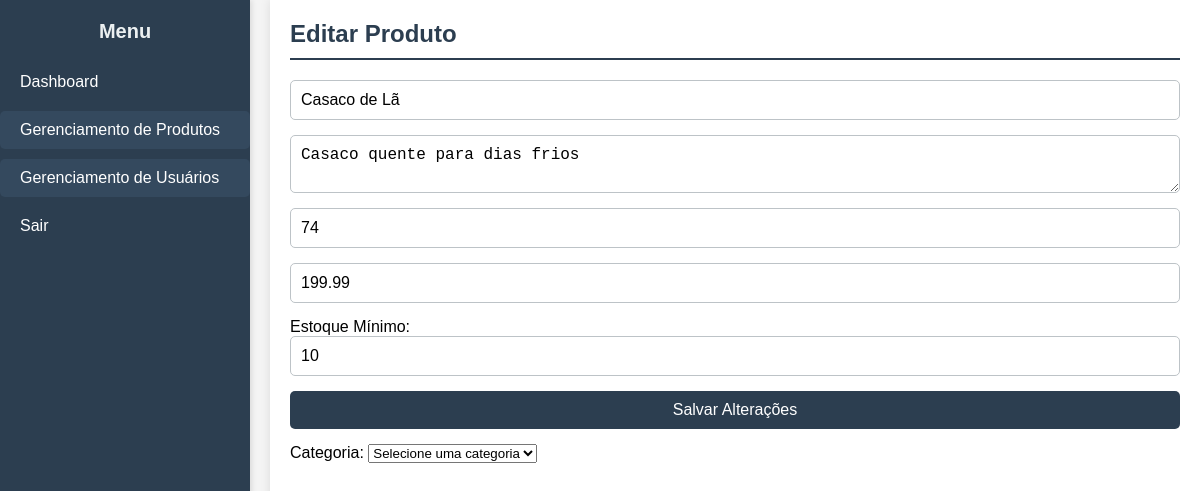
The app's page /editar-produto.php?id=1 (signed in), older data.
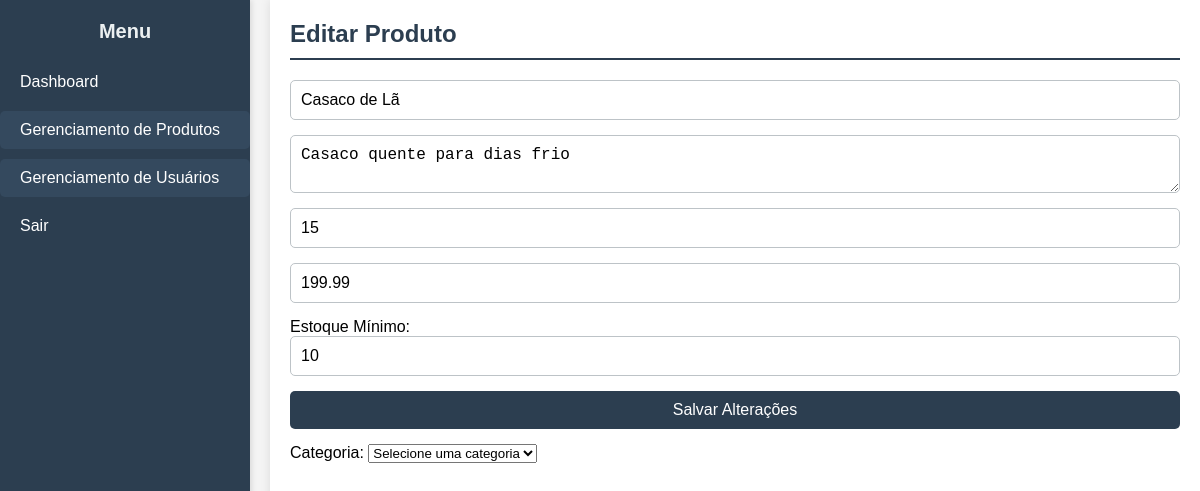
The same page, newer data.
### tables this page shows
CREATE TABLE `produtos` (
  `id` int(11) NOT NULL,
  `nome` varchar(100) NOT NULL,
  `descricao` text DEFAULT NULL,
  `quantidade` int(11) NOT NULL,
  `preco` decimal(10,2) NOT NULL,
  `categoria_id` int(11) DEFAULT NULL,
  `estoque_minimo` int(11) DEFAULT 10
);

### editar-produto.php (the view, shortened to what this page needs)
<?php
include_once 'db/connect.php';
$id_produto = $_GET['id'];
$stmt = $pdo->prepare("SELECT * FROM produtos WHERE id = ?");
$stmt->execute([$id_produto]);
$produto = $stmt->fetch(PDO::FETCH_ASSOC);
?>
<!DOCTYPE html>
<html lang="pt-br">
<head>
    <link rel="stylesheet" href="css/style.css">
</head>
<body>
    <div class="container">
        <?php include_once 'includes/sidebar.php'; ?>
        <main class="content">
            <h2>Editar Produto</h2>
            <form method="POST">
                <input type="text" name="nome" placeholder="Nome do Produto" value="<?= htmlspecialchars($produto['nome']) ?>" required>
                <textarea name="descricao" placeholder="Descrição do Produto"><?= htmlspecialchars($produto['descricao']) ?></textarea>
                <input type="number" name="quantidade" placeholder="Quantidade" value="<?= $produto['quantidade'] ?>" required>
                <input type="number" step="0.01" name="preco" placeholder="Preço" value="<?= $produto['preco'] ?>" required>
                <label for="estoque_minimo">Estoque Mínimo:</label>
<input type="number" name="estoque_minimo" id="estoque_minimo" value="<?= isset($produto['estoque_minimo']) ? $produto['estoque_minimo'] : 10 ?>" min="1" required>
                <button type="submit">Salvar Alterações</button>
            </form>
            <label for="categoria_id">Categoria:</label>
            <select name="categoria_id" id="categoria_id" required>
                <option value="">Selecione uma categoria</option>
            </select>
        </main>
    </div>
</body>
</html>

Row changes from the older to the newer data that the page shows:
changed produtos "Casaco de Lã": descricao "Casaco quente para dias frios" → "Casaco quente para dias frio"; quantidade "74" → "15"
